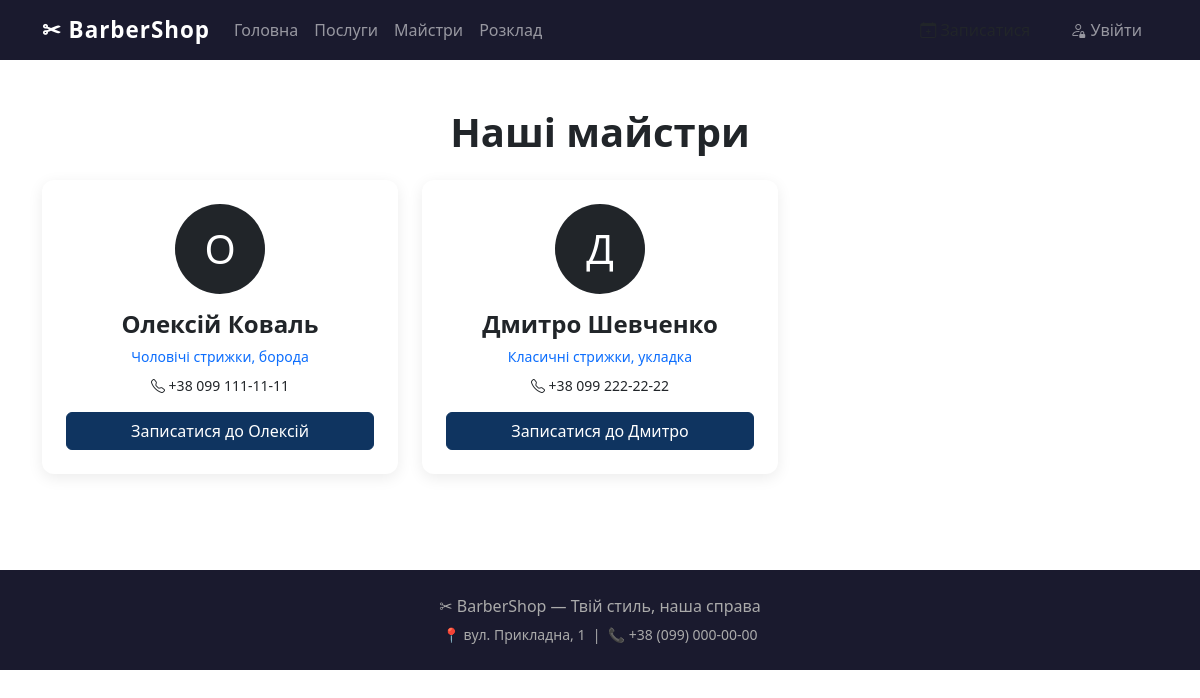
Page /masters/ on the committed database.
### booking/models.py (models this page shows, shortened)
class Master(models.Model):
    user = models.OneToOneField(
        User, on_delete=models.SET_NULL, null=True, blank=True,
        verbose_name='Акаунт користувача',
        help_text='Прив\'яжіть акаунт, щоб майстер міг входити в систему'
    )
    first_name = models.CharField(max_length=100, verbose_name='Ім\'я')
    last_name = models.CharField(max_length=100, verbose_name='Прізвище')
    phone = models.CharField(max_length=20, verbose_name='Телефон', blank=True)
    email = models.EmailField(verbose_name='Email', blank=True)
    bio = models.TextField(verbose_name='Про майстра', blank=True)
    photo = models.ImageField(
        upload_to='masters/', verbose_name='Фото', blank=True, null=True
    )
    specialization = models.CharField(
        max_length=200, verbose_name='Спеціалізація', blank=True,
        help_text='Наприклад: чоловічі стрижки, борода, укладка'
    )
    is_active = models.BooleanField(default=True, verbose_name='Активний')
    class Meta:
        verbose_name = 'Майстер'
        verbose_name_plural = 'Майстри'
        ordering = ['last_name', 'first_name']
    def get_full_name(self):
        return f'{self.first_name} {self.last_name}'

### booking/views.py (the view)
# urls.py: path('masters/', views.master_list, name='master_list'),
def master_list(request):
    masters = Master.objects.filter(is_active=True)
    return render(request, 'booking/master_list.html', {'masters': masters})

### booking/templates/booking/master_list.html (shortened to what this page needs)
{% extends 'base.html' %}
{% block content %}
<div class="container py-5">
    <h1 class="fw-bold mb-4 text-center">Наші майстри</h1>
    <div class="row g-4">
        {% for master in masters %}
        <div class="col-md-4">
            <div class="card h-100 text-center p-4">
                <div class="rounded-circle bg-dark mx-auto mb-3 d-flex align-items-center justify-content-center"
                     style="width:90px;height:90px;font-size:2.5rem;color:white;">
                    {{ master.first_name|first }}
                </div>
                <h4 class="fw-bold">{{ master.get_full_name }}</h4>
                <p class="text-primary small mb-2">{{ master.specialization|default:"Майстер" }}</p>
                {% if master.phone %}
                <p class="small"><i class="bi bi-telephone"></i> {{ master.phone }}</p>
                {% endif %}
                <a href="{% url 'appointment_create' %}?master={{ master.pk }}" class="btn btn-primary mt-auto">
                    Записатися до {{ master.first_name }}
                </a>
            </div>
        </div>
        {% empty %}
        <div class="col text-center text-muted py-5">Майстри ще не додані.</div>
        {% endfor %}
    </div>
</div>
{% endblock %}

### templates/base.html (style rules this page uses)
body { font-family: 'Segoe UI', sans-serif; }
.card { border: none; box-shadow: 0 4px 15px rgba(0,0,0,0.08); border-radius: 12px; transition: transform 0.2s; }
.btn-primary { background: #0f3460; border-color: #0f3460; }

### rows in the picture
Master: first_name|first "О", get_full_name "Олексій Коваль", specialization "Чоловічі стрижки, борода", phone "+38 099 111-11-11", first_name "Олексій"
Master: first_name|first "Д", get_full_name "Дмитро Шевченко", specialization "Класичні стрижки, укладка", phone "+38 099 222-22-22", first_name "Дмитро"
